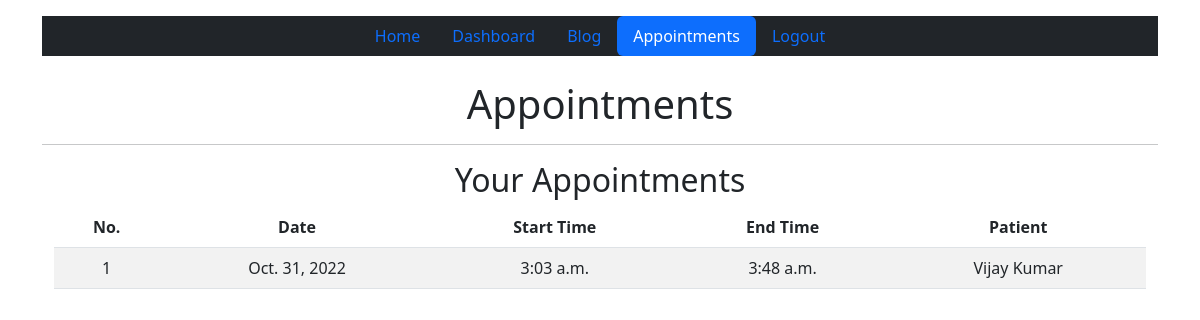
The page /appointments/ (signed in) on the database its author committed.
### appointment/models.py (models this page shows, shortened)
class Apointment(models.Model):
    doctor = models.ForeignKey(User, on_delete=models.CASCADE, related_name="doctor")
    patient = models.ForeignKey(User, on_delete=models.CASCADE, related_name="patient")
    speciality = models.CharField(max_length=100, null=True, blank=True)
    date = models.DateField()
    start_time = models.TimeField()
    end_time = models.TimeField()

### account/models.py (models this page shows, shortened)
class User(AbstractUser):
    user_type = models.CharField(max_length=10, choices=USER_TYPE)
    address = models.ForeignKey(Address, on_delete=models.CASCADE, null=True, blank=True)
    def profile_picture_url(self, instance):
        return f"static/profile_images/{instance}"
    profile_picture = models.ImageField(upload_to=profile_picture_url, null=True, default="static/profile_images/default.png")

### appointment/views.py (the view, shortened to what this page needs)
# urls.py: path("", AppointmentView.as_view(), name="appointment"),
@method_decorator(login_required, name='dispatch')
class AppointmentView(View):
    template_name = "appointment/appointment.html"
    form = AppointmentCreateForm()
    context = {
        "title": "Appointment",
        "active_nav": "appointment",
    }
    def get(self, request):
        if request.user.user_type == "Patient":
            appointments = Apointment.objects.filter(patient=request.user)
            doctors = User.objects.filter(user_type="Doctor")
            self.context["doctors"] = doctors
        else:
            appointments = Apointment.objects.filter(doctor=request.user)
        self.context["form"] = self.form
        self.context["appointments"] = appointments
        return render(request, self.template_name, self.context)

### appointment/templates/appointment/appointment.html (shortened to what this page needs)
{% extends "account/layout.html" %}
{% block content %}
<div class="content">
    <h1 class="text-center">Appointments</h1>
    <hr>
    {% if request.user.user_type == 'Doctor' %}
        {% include 'appointment/appointments_list.html' %}
    {% endif %}
</div>
{% endblock content %}

### appointment/templates/appointment/appointments_list.html
 <div class="container">
    <div class="row">
        <div class="col">
            <h2>Your Appointments</h2>
            <table class="table table-striped">
                <thead>
                    <tr>
                        <th>No.</th>
                        <th scope="col">Date</th>
                        <th scope="col">Start Time</th>
                        <th scope="col">End Time</th>
                        {% if 'Doctor' in request.user.user_type %}
                            <th scope="col">Patient</th>
                        {% else %}
                            <th scope="col">Doctor</th>
                        {% endif %}
                    </tr>
                </thead>
                <tbody>
                    {% for appointment in appointments %}
                        <tr>
                            <td>{{ forloop.counter }}</td>
                            <td>{{ appointment.date }}</td>
                            <td>{{ appointment.start_time }}</td>
                            <td>{{ appointment.end_time }}</td>
                            {% if 'Doctor' in request.user.user_type %}
                                <td>{{ appointment.patient.first_name }} {{ appointment.patient.last_name }}</td>
                            {% else %}
                                <td>{{ appointment.doctor.first_name }} {{ appointment.doctor.last_name }}</td>
                            {% endif %}
                        </tr>
                    {% endfor %}
                </tbody>
            </table>
        </div>
    </div>
</div>

### rows shown on the page
Apointment: date "Oct. 31, 2022", start_time "3:03 a.m.", end_time "3:48 a.m.", patient.first_name "Vijay", patient.last_name "Kumar"
